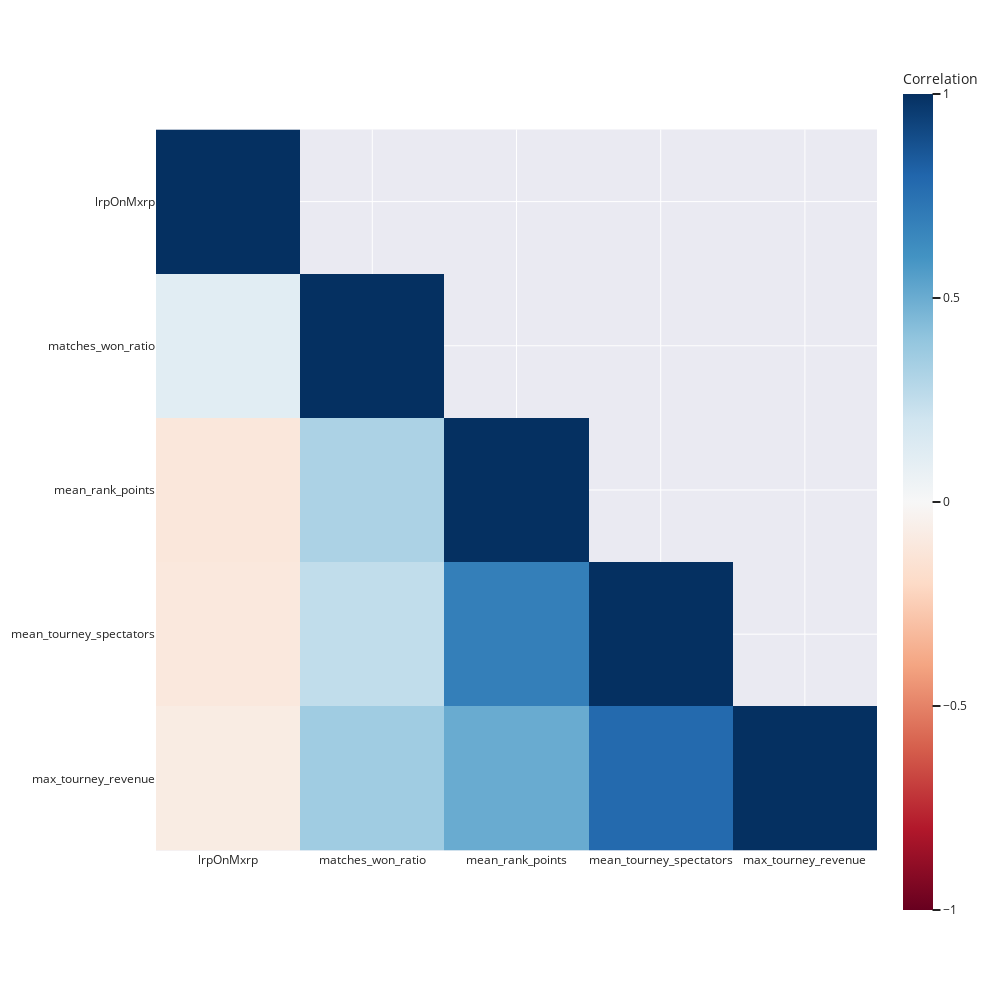

Notebook code for this chart:
### Code cell
df_selected = df_players[feautures].reset_index(drop=True)

corr_threshold = 0.7
correlation = df_selected.corr(method="pearson") #.abs()
correlation = correlation.where(np.tril(np.ones(correlation.shape)).astype(bool)) # remove upper triangle

px.imshow(correlation, labels=dict(color="Correlation"), color_continuous_scale=px.colors.diverging.RdBu, zmin=-1, zmax=1, width=1000, height=1000).show()

correlation = correlation.unstack().drop(labels=get_redundant_pairs(correlation)).sort_values(ascending=False).drop_duplicates()
print(f"These are {len(correlation[(correlation>=corr_threshold) | (correlation<=-corr_threshold)])} pairs whose correlation is bigger/small than ±{corr_threshold*100}%:")
correlation[(correlation>=corr_threshold) | (correlation<=-corr_threshold)]

### Figure 1 — Plotly figure (JSON) as saved in the notebook; plotly's stock layout.template omitted (floating-point values rounded to 4 significant figures)
{"data": [{"coloraxis": "coloraxis", "hovertemplate": "x: %{x}<br>y: %{y}<br>Correlation: %{z}<extra></extra>", "name": "0", "type": "heatmap", "x": ["lrpOnMxrp", "matches_won_ratio", "mean_rank_points", "mean_tourney_spectators", "max_tourney_revenue"], "xaxis": "x", "y": ["lrpOnMxrp", "matches_won_ratio", "mean_rank_points", "mean_tourney_spectators", "max_tourney_revenue"], "yaxis": "y", "z": [[1, null, null, null, null], [0.1137, 1, null, null, null], [-0.1154, 0.3168, 1, null, null], [-0.109, 0.2514, 0.6895, 1, null], [-0.08202, 0.355, 0.5049, 0.7835, 1]]}], "layout": {"coloraxis": {"cmax": 1, "cmin": -1, "colorbar": {"title": {"text": "Correlation"}}, "colorscale": [[0, "rgb(103,0,31)"], [0.1, "rgb(178,24,43)"], [0.2, "rgb(214,96,77)"], [0.3, "rgb(244,165,130)"], [0.4, "rgb(253,219,199)"], [0.5, "rgb(247,247,247)"], [0.6, "rgb(209,229,240)"], [0.7, "rgb(146,197,222)"], [0.8, "rgb(67,147,195)"], [0.9, "rgb(33,102,172)"], [1, "rgb(5,48,97)"]]}, "height": 1000, "margin": {"t": 60}, "width": 1000, "xaxis": {"anchor": "y", "constrain": "domain", "domain": [0, 1], "scaleanchor": "y"}, "yaxis": {"anchor": "x", "autorange": "reversed", "constrain": "domain", "domain": [0, 1]}}}
